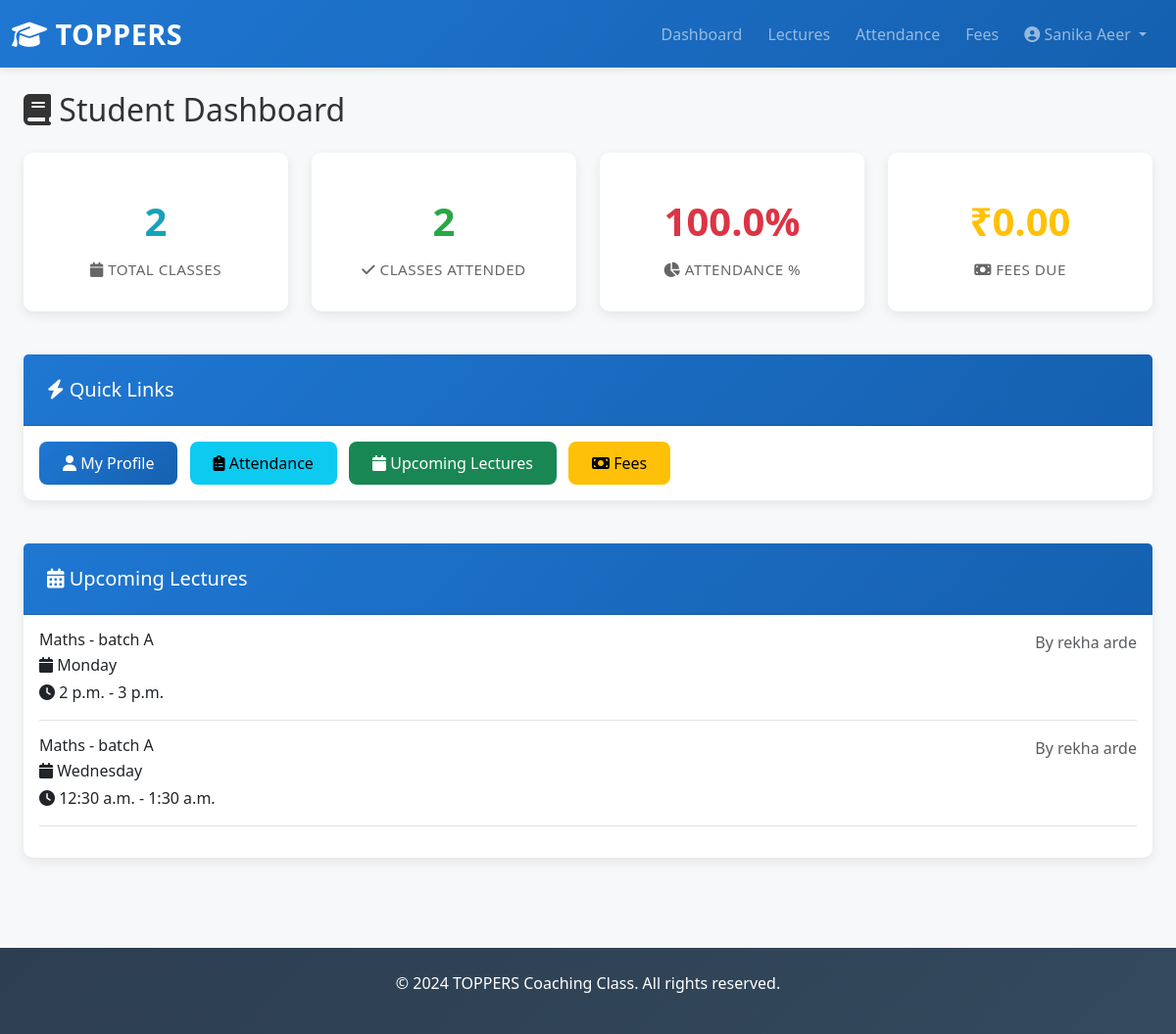
Screenshot of /student/dashboard/ (signed in) with the database file from the repository.
### toppers_project/core/models.py (models this page shows, shortened)
class CustomUser(AbstractUser):
    role = models.CharField(max_length=20, choices=ROLE_CHOICES)
    phone = models.CharField(max_length=20, blank=True)
    date_of_birth = models.DateField(null=True, blank=True)
    profile_image = models.ImageField(upload_to='profile_images/', null=True, blank=True)
    address = models.TextField(blank=True)
    status = models.CharField(max_length=20, choices=STATUS_CHOICES, default='pending')
    created_at = models.DateTimeField(auto_now_add=True)
    updated_at = models.DateTimeField(auto_now=True)
    class Meta:
        ordering = ['-created_at']

class StudentProfile(models.Model):
    user = models.OneToOneField(CustomUser, on_delete=models.CASCADE, related_name='student_profile')
    enrollment_number = models.CharField(max_length=50, unique=True)
    guardian_name = models.CharField(max_length=100)
    guardian_phone = models.CharField(max_length=20)
    batch = models.ForeignKey('Batch', on_delete=models.CASCADE, related_name='student_profiles', null=True, blank=True)
    subjects = models.ManyToManyField('Subject', blank=True, related_name='student_profiles')
    total_fees = models.DecimalField(max_digits=10, decimal_places=2, default=0)
    fees_paid = models.DecimalField(max_digits=10, decimal_places=2, default=0)
    profile_update_status = models.CharField(max_length=20, choices=STATUS_CHOICES, default='approved')
    created_at = models.DateTimeField(auto_now_add=True)
    updated_at = models.DateTimeField(auto_now=True)
    @property
    def fees_remaining(self):
        return self.total_fees - self.fees_paid
    class Meta:
        ordering = ['enrollment_number']

class Lecture(models.Model):
    DAYS = [
        ('Monday', 'Monday'),
        ('Tuesday', 'Tuesday'),
        ('Wednesday', 'Wednesday'),
        ('Thursday', 'Thursday'),
        ('Friday', 'Friday'),
        ('Saturday', 'Saturday'),
    ]
    """lecture/class schedule"""
    teacher = models.ForeignKey(CustomUser, on_delete=models.CASCADE, related_name='lectures', limit_choices_to={'role': 'teacher'})
    subject = models.ForeignKey(Subject, on_delete=models.CASCADE)
    batch = models.ForeignKey(Batch, on_delete=models.CASCADE)
    day = models.CharField(max_length=10, null=True, blank=True, default='Monday', choices=DAYS)
    start_time = models.TimeField()
    end_time = models.TimeField()
    class_date = models.DateField(null=True, blank=True)
    topic = models.CharField(max_length=200)
    created_at = models.DateTimeField(auto_now_add=True)
    class Meta:
        ordering = ['-day', 'start_time']

class Subject(models.Model):
    name = models.CharField(max_length=100, unique=True)
    def __str__(self):
        return self.name

class Batch(models.Model):
    name = models.CharField(max_length=100, unique=True)
    def __str__(self):
        return self.name

### toppers_project/student/views.py (the view)
# urls.py: path('dashboard/', views.student_dashboard, name='student_dashboard'),
@login_required(login_url='login')
@student_required
def student_dashboard(request):
    try:
        student_profile = request.user.student_profile
    except StudentProfile.DoesNotExist:
        return redirect('complete_profile_student')
    batch = student_profile.batch
    upcoming_lectures = Lecture.objects.filter(
        batch=batch
    ).order_by('day', 'start_time')[:10]
    from attendance.models import AttendanceRecord
    attendance_records = AttendanceRecord.objects.filter(student=request.user).order_by('-date')
    attendance_count = attendance_records.filter(status='present').count()
    total_classes = attendance_records.count()
    attendance_percentage = (attendance_count / total_classes * 100) if total_classes > 0 else 0
    context = {
        'student_profile': student_profile,
        'upcoming_lectures': upcoming_lectures,
        'attendance_percentage': attendance_percentage,
        'total_classes': total_classes,
        'attendance_count': attendance_count,
    }
    return render(request, 'student/dashboard.html', context)

### toppers_project/student/views.py (called while the page is built)
def student_required(view_func):
    @wraps(view_func)
    def wrapper(request, *args, **kwargs):
        if not request.user.is_authenticated or request.user.role != 'student':
            return redirect('login')
        return view_func(request, *args, **kwargs)
    return wrapper

### templates/student/dashboard.html (shortened to what this page needs)
{% extends 'base.html' %}
{% block content %}
<div class="container-fluid py-4">
    <div class="row mb-4">
        <div class="col-md-12">
            <h2 class="mb-0"><i class="fas fa-book"></i> Student Dashboard</h2>
        </div>
    </div>
    <div class="row mb-4">
        <div class="col-md-3">
            <a href="{% url 'student_lectures' %}" class="card dashboard-stat text-decoration-none">
                <div class="stat-number" style="color: #17a2b8;">{{ total_classes }}</div>
                <div class="stat-label"><i class="fas fa-calendar"></i> Total Classes</div>
            </a>
        </div>
        <div class="col-md-3">
            <div class="card dashboard-stat text-decoration-none">
                <div class="stat-number" style="color: #28a745;">{{ attendance_count }}</div>
                <div class="stat-label"><i class="fas fa-check"></i> Classes Attended</div>
            </div>
        </div>
        <div class="col-md-3">
            <a href="{% url 'student_attendance' %}" class="card dashboard-stat text-decoration-none">
                <div class="stat-number" style="color: #dc3545;">{{ attendance_percentage|floatformat:1 }}%</div>
                <div class="stat-label"><i class="fas fa-chart-pie"></i> Attendance %</div>
            </a>
        </div>
        <div class="col-md-3">
            <a href="{% url 'student_fees' %}" class="card dashboard-stat text-decoration-none">
                <div class="stat-number" style="color: #ffc107;">₹{{ student_profile.fees_remaining }}</div>
                <div class="stat-label"><i class="fas fa-money-bill"></i> Fees Due</div>
            </a>
        </div>
    </div>
    <div class="row mb-4">
        <div class="col-md-12">
            <div class="card">
                <div class="card-header">
                    <h5 class="m-0"><i class="fas fa-bolt"></i> Quick Links</h5>
                </div>
                <div class="card-body">
                    <a href="{% url 'student_profile' %}" class="btn btn-primary me-2">
                        <i class="fas fa-user"></i> My Profile
                    </a>
                    <a href="{% url 'student_attendance' %}" class="btn btn-info me-2">
                        <i class="fas fa-clipboard-list"></i> Attendance
                    </a>
                    <a href="{% url 'student_lectures' %}" class="btn btn-success me-2">
                        <i class="fas fa-calendar"></i> Upcoming Lectures
                    </a>
                    <a href="{% url 'student_fees' %}" class="btn btn-warning me-2">
                        <i class="fas fa-money-bill"></i> Fees
                    </a>
                </div>
            </div>
        </div>
    </div>
    <div class="row">
        <div class="col-md-12">
            <div class="card">
                <div class="card-header">
                    <h5 class="m-0"><i class="fas fa-calendar-alt"></i> Upcoming Lectures</h5>
                </div>
                <div class="card-body">
                    {% if upcoming_lectures %}
                        {% for lecture in upcoming_lectures %}
                        <div class="mb-3 pb-3 border-bottom">
                            <div class="row">
                                <div class="col-md-8">
                                    <h6 class="mb-1">{{ lecture.subject }} - {{ lecture.batch }}</h6>
                                    <p class="mb-1"><i class="fas fa-calendar"></i> {{ lecture.day }}</p>
                                    <p class="mb-0"><i class="fas fa-clock"></i> {{ lecture.start_time }} - {{ lecture.end_time }}</p>
                                </div>
                                <div class="col-md-4 text-end">
                                    <p class="text-muted">By {{ lecture.teacher.get_full_name }}</p>
                                </div>
                            </div>
                        </div>
                        {% endfor %}
                    {% else %}
                        <p class="text-muted text-center py-4">No upcoming lectures</p>
                    {% endif %}
                </div>
            </div>
        </div>
    </div>
</div>
{% endblock %}

### templates/base.html (shortened to what this page needs)
{% load static %}
<!DOCTYPE html>
<html lang="en">
<head>
    <link href="https://cdn.jsdelivr.net/npm/bootstrap@5.3.0/dist/css/bootstrap.min.css" rel="stylesheet">
    <link rel="stylesheet" href="https://cdnjs.cloudflare.com/ajax/libs/font-awesome/6.4.0/css/all.min.css">
    <link rel="stylesheet" href="{% static 'css/style.css' %}">
</head>
<body>
    {% if user.is_authenticated %}
    <nav class="navbar navbar-expand-lg navbar-dark bg-primary sticky-top">
        <div class="container-fluid">
            <a class="navbar-brand fw-bold" href="{% url 'home' %}">
                <i class="fas fa-graduation-cap"></i> TOPPERS
            </a>
            <div class="collapse navbar-collapse" id="navbarNav">
                <ul class="navbar-nav ms-auto">
                    {% if user.role == 'admin' %}
                        <li class="nav-item"><a class="nav-link" href="{% url 'admin_dashboard' %}">Dashboard</a></li>
                        <li class="nav-item"><a class="nav-link" href="{% url 'pending_registrations' %}">Pending</a></li>
                        <li class="nav-item"><a class="nav-link" href="{% url 'all_students' %}">Students</a></li>
                        <li class="nav-item"><a class="nav-link" href="{% url 'all_teachers' %}">Teachers</a></li>
                        <li class="nav-item"><a class="nav-link" href="{% url 'approve_profile_updates' %}">Profile Updates</a></li>
                        <li class="nav-item"><a class="nav-link" href="{% url 'manage_timetable' %}">Timetable</a></li>
                    {% elif user.role == 'student' %}
                        <li class="nav-item"><a class="nav-link" href="{% url 'student_dashboard' %}">Dashboard</a></li>
                        <li class="nav-item"><a class="nav-link" href="{% url 'student_lectures' %}">Lectures</a></li>
                        <li class="nav-item"><a class="nav-link" href="{% url 'student_attendance' %}">Attendance</a></li>
                        <li class="nav-item"><a class="nav-link" href="{% url 'student_fees' %}">Fees</a></li>
                    {% elif user.role == 'teacher' %}
                        <li class="nav-item"><a class="nav-link" href="{% url 'teacher_dashboard' %}">Dashboard</a></li>
                        <li class="nav-item"><a class="nav-link" href="{% url 'teacher_lectures' %}">Lectures</a></li>
                        <li class="nav-item"><a class="nav-link" href="{% url 'teacher_salary' %}">Salary</a></li>
                    {% endif %}
                    <li class="nav-item dropdown">
                        <a class="nav-link dropdown-toggle" href="#" id="userDropdown" role="button" data-bs-toggle="dropdown">
                            <i class="fas fa-user-circle"></i> {{ user.get_full_name }}
                        </a>
                    </li>
                </ul>
            </div>
        </div>
    </nav>
    {% endif %}
    <div class="container-fluid">
        {% block content %}{% endblock %}
    </div>
    <footer class="bg-dark text-white text-center py-4 mt-5">
        <p>&copy; 2024 TOPPERS Coaching Class. All rights reserved.</p>
    </footer>
</body>
</html>

### toppers_project/static/css/style.css (style rules this page uses)
:root { --primary-color: #1f77d2; --secondary-color: #28a745; --danger-color: #dc3545; --warning-color: #ffc107; --light-bg: #f7f8fa; --border-color: #dee2e6; }
* { margin: 0; padding: 0; box-sizing: border-box; }
body { background-color: var(--light-bg); font-family: 'Segoe UI', Tahoma, Geneva, Verdana, sans-serif; color: #333; }
.navbar { background: linear-gradient(135deg, var(--primary-color) 0%, #1560b0 100%) !important; box-shadow: 0 2px 8px rgba(0, 0, 0, 0.1); }
.navbar-brand { font-size: 1.8rem; letter-spacing: 0.5px; }
.nav-link { transition: all 0.3s ease; margin-right: 10px; }
.card { border: none; border-radius: 10px; box-shadow: 0 4px 12px rgba(0, 0, 0, 0.08); transition: all 0.3s ease; margin-bottom: 20px; cursor: pointer; }
.card-header { background: linear-gradient(135deg, var(--primary-color) 0%, #1560b0 100%); color: white; border-radius: 10px 10px 0 0; padding: 1.5rem; font-weight: 600; }
.dashboard-stat { text-align: center; padding: 2rem 1rem; }
.stat-number { font-size: 2.5rem; font-weight: bold; color: var(--primary-color); margin: 0.5rem 0; }
.stat-label { font-size: 0.95rem; color: #666; text-transform: uppercase; letter-spacing: 0.5px; }
.btn { border-radius: 8px; padding: 0.6rem 1.5rem; font-weight: 500; transition: all 0.3s ease; border: none; }
.btn-primary { background: linear-gradient(135deg, var(--primary-color) 0%, #1560b0 100%); color: white; }
footer { background: linear-gradient(135deg, #2c3e50 0%, #34495e 100%); margin-top: 3rem; }

### rows the page displays
CustomUser: get_full_name "Sanika Aeer"
StudentProfile: fees_remaining "0.00"
Lecture: subject "Maths", batch "batch A", day "Monday", start_time "2 p.m.", end_time "3 p.m.", teacher.get_full_name "rekha arde"
Lecture: subject "Maths", batch "batch A", day "Wednesday", start_time "12:30 a.m.", end_time "1:30 a.m.", teacher.get_full_name "rekha arde"

### other values shown
{{ total_classes }} "2"
{{ attendance_count }} "2"
{{ attendance_percentage|floatformat:1 }} "100.0"
